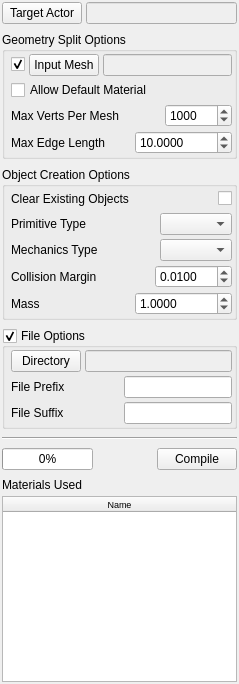
<?xml version="1.0" encoding="UTF-8"?>
<ui version="4.0">
 <class>PhysicsCompilerPanel</class>
 <widget class="QWidget" name="PhysicsCompilerPanel">
  <property name="geometry">
   <rect>
    <x>0</x>
    <y>0</y>
    <width>239</width>
    <height>684</height>
   </rect>
  </property>
  <property name="sizePolicy">
   <sizepolicy hsizetype="Preferred" vsizetype="Minimum">
    <horstretch>0</horstretch>
    <verstretch>0</verstretch>
   </sizepolicy>
  </property>
  <property name="minimumSize">
   <size>
    <width>0</width>
    <height>380</height>
   </size>
  </property>
  <property name="windowTitle">
   <string>Form</string>
  </property>
  <layout class="QVBoxLayout" name="mLayout">
   <property name="spacing">
    <number>8</number>
   </property>
   <property name="margin">
    <number>2</number>
   </property>
   <item>
    <layout class="QHBoxLayout" name="horizontalLayout_3">
     <property name="spacing">
      <number>4</number>
     </property>
     <item>
      <widget class="QPushButton" name="mButtonTargetActor">
       <property name="sizePolicy">
        <sizepolicy hsizetype="Minimum" vsizetype="Fixed">
         <horstretch>0</horstretch>
         <verstretch>0</verstretch>
        </sizepolicy>
       </property>
       <property name="maximumSize">
        <size>
         <width>90</width>
         <height>16777215</height>
        </size>
       </property>
       <property name="toolTip">
        <string>Button to move the view to the currently selected actor for physics compilation.</string>
       </property>
       <property name="text">
        <string>Target Actor</string>
       </property>
      </widget>
     </item>
     <item>
      <widget class="QLineEdit" name="mTargetActorName">
       <property name="enabled">
        <bool>false</bool>
       </property>
       <property name="toolTip">
        <string>Currently selected actor(s) for which to compile physics geometry.</string>
       </property>
      </widget>
     </item>
    </layout>
   </item>
   <item>
    <widget class="QGroupBox" name="mGeometryOptions">
     <property name="title">
      <string>Geometry Split Options</string>
     </property>
     <property name="flat">
      <bool>true</bool>
     </property>
     <layout class="QVBoxLayout" name="verticalLayout_2">
      <property name="spacing">
       <number>4</number>
      </property>
      <property name="leftMargin">
       <number>6</number>
      </property>
      <property name="topMargin">
       <number>2</number>
      </property>
      <property name="rightMargin">
       <number>2</number>
      </property>
      <property name="bottomMargin">
       <number>2</number>
      </property>
      <item>
       <layout class="QHBoxLayout" name="horizontalLayout_14">
        <property name="spacing">
         <number>4</number>
        </property>
        <item>
         <widget class="QCheckBox" name="mInputMeshEnabled">
          <property name="text">
           <string/>
          </property>
          <property name="checked">
           <bool>true</bool>
          </property>
         </widget>
        </item>
        <item>
         <widget class="QPushButton" name="mButtonInputMeshFile">
          <property name="maximumSize">
           <size>
            <width>70</width>
            <height>16777215</height>
           </size>
          </property>
          <property name="toolTip">
           <string>Button to select an alternate mesh to use for compiling physics geometry. Actor geometry is used if this is not set.</string>
          </property>
          <property name="text">
           <string>Input Mesh</string>
          </property>
         </widget>
        </item>
        <item>
         <widget class="QLineEdit" name="mInputMeshFile">
          <property name="enabled">
           <bool>false</bool>
          </property>
         </widget>
        </item>
       </layout>
      </item>
      <item>
       <widget class="QCheckBox" name="mAllowDefaultMaterial">
        <property name="toolTip">
         <string>If checked, physics geometry referencing the default physics material will be generated for meshes not explicitly flagged with materials.</string>
        </property>
        <property name="text">
         <string>Allow Default Material</string>
        </property>
       </widget>
      </item>
      <item>
       <layout class="QHBoxLayout" name="horizontalLayout_2">
        <property name="spacing">
         <number>4</number>
        </property>
        <item>
         <widget class="QLabel" name="label">
          <property name="toolTip">
           <string>Estimated max number of vertices to use for each physics mesh split out from the original mesh.</string>
          </property>
          <property name="text">
           <string>Max Verts Per Mesh</string>
          </property>
         </widget>
        </item>
        <item>
         <spacer name="horizontalSpacer_3">
          <property name="orientation">
           <enum>Qt::Horizontal</enum>
          </property>
          <property name="sizeHint" stdset="0">
           <size>
            <width>40</width>
            <height>20</height>
           </size>
          </property>
         </spacer>
        </item>
        <item>
         <widget class="QSpinBox" name="mMaxVertsPerMesh">
          <property name="minimum">
           <number>3</number>
          </property>
          <property name="maximum">
           <number>2000000000</number>
          </property>
          <property name="singleStep">
           <number>50</number>
          </property>
          <property name="value">
           <number>1000</number>
          </property>
         </widget>
        </item>
       </layout>
      </item>
      <item>
       <layout class="QHBoxLayout" name="horizontalLayout">
        <property name="spacing">
         <number>4</number>
        </property>
        <item>
         <widget class="QLabel" name="label_2">
          <property name="toolTip">
           <string>Mesh splitting determined by maximum edge length.</string>
          </property>
          <property name="text">
           <string>Max Edge Length</string>
          </property>
         </widget>
        </item>
        <item>
         <spacer name="horizontalSpacer">
          <property name="orientation">
           <enum>Qt::Horizontal</enum>
          </property>
          <property name="sizeHint" stdset="0">
           <size>
            <width>40</width>
            <height>20</height>
           </size>
          </property>
         </spacer>
        </item>
        <item>
         <widget class="QDoubleSpinBox" name="mMaxEdgeLength">
          <property name="decimals">
           <number>4</number>
          </property>
          <property name="maximum">
           <double>10000000.000000000000000</double>
          </property>
          <property name="singleStep">
           <double>0.250000000000000</double>
          </property>
          <property name="value">
           <double>10.000000000000000</double>
          </property>
         </widget>
        </item>
       </layout>
      </item>
     </layout>
    </widget>
   </item>
   <item>
    <widget class="QGroupBox" name="mObjectOptions">
     <property name="title">
      <string>Object Creation Options</string>
     </property>
     <property name="flat">
      <bool>true</bool>
     </property>
     <layout class="QVBoxLayout" name="verticalLayout_3">
      <property name="spacing">
       <number>4</number>
      </property>
      <property name="leftMargin">
       <number>6</number>
      </property>
      <property name="topMargin">
       <number>2</number>
      </property>
      <property name="rightMargin">
       <number>2</number>
      </property>
      <property name="bottomMargin">
       <number>2</number>
      </property>
      <item>
       <layout class="QHBoxLayout" name="horizontalLayout_11">
        <property name="spacing">
         <number>4</number>
        </property>
        <item>
         <widget class="QLabel" name="label_9">
          <property name="toolTip">
           <string>Delete existing physics objects of the currently selected actors when new physics objects are created.</string>
          </property>
          <property name="text">
           <string>Clear Existing Objects</string>
          </property>
         </widget>
        </item>
        <item>
         <spacer name="horizontalSpacer_9">
          <property name="orientation">
           <enum>Qt::Horizontal</enum>
          </property>
          <property name="sizeHint" stdset="0">
           <size>
            <width>40</width>
            <height>20</height>
           </size>
          </property>
         </spacer>
        </item>
        <item>
         <widget class="QCheckBox" name="mClearExistingObjects">
          <property name="text">
           <string/>
          </property>
         </widget>
        </item>
       </layout>
      </item>
      <item>
       <layout class="QHBoxLayout" name="horizontalLayout_8">
        <property name="spacing">
         <number>4</number>
        </property>
        <item>
         <widget class="QLabel" name="label_6">
          <property name="text">
           <string>Primitive Type</string>
          </property>
         </widget>
        </item>
        <item>
         <spacer name="horizontalSpacer_6">
          <property name="orientation">
           <enum>Qt::Horizontal</enum>
          </property>
          <property name="sizeHint" stdset="0">
           <size>
            <width>40</width>
            <height>20</height>
           </size>
          </property>
         </spacer>
        </item>
        <item>
         <widget class="QComboBox" name="mPrimitiveType"/>
        </item>
       </layout>
      </item>
      <item>
       <layout class="QHBoxLayout" name="horizontalLayout_9">
        <property name="spacing">
         <number>4</number>
        </property>
        <item>
         <widget class="QLabel" name="label_7">
          <property name="text">
           <string>Mechanics Type</string>
          </property>
         </widget>
        </item>
        <item>
         <spacer name="horizontalSpacer_7">
          <property name="orientation">
           <enum>Qt::Horizontal</enum>
          </property>
          <property name="sizeHint" stdset="0">
           <size>
            <width>40</width>
            <height>20</height>
           </size>
          </property>
         </spacer>
        </item>
        <item>
         <widget class="QComboBox" name="mMechanicsType"/>
        </item>
       </layout>
      </item>
      <item>
       <layout class="QHBoxLayout" name="horizontalLayout_10">
        <property name="spacing">
         <number>4</number>
        </property>
        <item>
         <widget class="QLabel" name="label_8">
          <property name="text">
           <string>Collision Margin</string>
          </property>
         </widget>
        </item>
        <item>
         <spacer name="horizontalSpacer_8">
          <property name="orientation">
           <enum>Qt::Horizontal</enum>
          </property>
          <property name="sizeHint" stdset="0">
           <size>
            <width>40</width>
            <height>20</height>
           </size>
          </property>
         </spacer>
        </item>
        <item>
         <widget class="QDoubleSpinBox" name="mCollisionMargin">
          <property name="decimals">
           <number>4</number>
          </property>
          <property name="maximum">
           <double>100.000000000000000</double>
          </property>
          <property name="singleStep">
           <double>0.250000000000000</double>
          </property>
          <property name="value">
           <double>0.010000000000000</double>
          </property>
         </widget>
        </item>
       </layout>
      </item>
      <item>
       <layout class="QHBoxLayout" name="horizontalLayout_5">
        <property name="spacing">
         <number>4</number>
        </property>
        <item>
         <widget class="QLabel" name="label_4">
          <property name="text">
           <string>Mass</string>
          </property>
         </widget>
        </item>
        <item>
         <spacer name="horizontalSpacer_4">
          <property name="orientation">
           <enum>Qt::Horizontal</enum>
          </property>
          <property name="sizeHint" stdset="0">
           <size>
            <width>40</width>
            <height>20</height>
           </size>
          </property>
         </spacer>
        </item>
        <item>
         <widget class="QDoubleSpinBox" name="mMass">
          <property name="decimals">
           <number>4</number>
          </property>
          <property name="maximum">
           <double>1000000000.000000000000000</double>
          </property>
          <property name="singleStep">
           <double>0.250000000000000</double>
          </property>
          <property name="value">
           <double>1.000000000000000</double>
          </property>
         </widget>
        </item>
       </layout>
      </item>
     </layout>
    </widget>
   </item>
   <item>
    <widget class="QGroupBox" name="mFileOptions">
     <property name="toolTip">
      <string>Physics geometry file output will be enabled if the File Options group is checked.</string>
     </property>
     <property name="title">
      <string>File Options</string>
     </property>
     <property name="flat">
      <bool>true</bool>
     </property>
     <property name="checkable">
      <bool>true</bool>
     </property>
     <layout class="QVBoxLayout" name="verticalLayout_4">
      <property name="spacing">
       <number>4</number>
      </property>
      <property name="leftMargin">
       <number>6</number>
      </property>
      <property name="topMargin">
       <number>2</number>
      </property>
      <property name="rightMargin">
       <number>2</number>
      </property>
      <property name="bottomMargin">
       <number>2</number>
      </property>
      <item>
       <layout class="QHBoxLayout" name="horizontalLayout_13">
        <property name="spacing">
         <number>4</number>
        </property>
        <item>
         <widget class="QPushButton" name="mButtonTargetDirectory">
          <property name="maximumSize">
           <size>
            <width>70</width>
            <height>16777215</height>
           </size>
          </property>
          <property name="toolTip">
           <string>Button to select the directory to which physics geometry files will be written.</string>
          </property>
          <property name="text">
           <string>Directory</string>
          </property>
         </widget>
        </item>
        <item>
         <widget class="QLineEdit" name="mTargetDirectory">
          <property name="enabled">
           <bool>false</bool>
          </property>
         </widget>
        </item>
       </layout>
      </item>
      <item>
       <layout class="QHBoxLayout" name="horizontalLayout_12">
        <property name="spacing">
         <number>4</number>
        </property>
        <item>
         <widget class="QLabel" name="label_10">
          <property name="toolTip">
           <string>Prefix to add to file names for generated physics files.</string>
          </property>
          <property name="text">
           <string>File Prefix</string>
          </property>
         </widget>
        </item>
        <item>
         <spacer name="horizontalSpacer_10">
          <property name="orientation">
           <enum>Qt::Horizontal</enum>
          </property>
          <property name="sizeHint" stdset="0">
           <size>
            <width>40</width>
            <height>20</height>
           </size>
          </property>
         </spacer>
        </item>
        <item>
         <widget class="QLineEdit" name="mFilePrefix">
          <property name="toolTip">
           <string/>
          </property>
         </widget>
        </item>
       </layout>
      </item>
      <item>
       <layout class="QHBoxLayout" name="horizontalLayout_7">
        <property name="spacing">
         <number>4</number>
        </property>
        <item>
         <widget class="QLabel" name="label_5">
          <property name="toolTip">
           <string>Suffix to append to the file name if object geometry is split into multiple parts.</string>
          </property>
          <property name="text">
           <string>File Suffix</string>
          </property>
         </widget>
        </item>
        <item>
         <spacer name="horizontalSpacer_5">
          <property name="orientation">
           <enum>Qt::Horizontal</enum>
          </property>
          <property name="sizeHint" stdset="0">
           <size>
            <width>40</width>
            <height>20</height>
           </size>
          </property>
         </spacer>
        </item>
        <item>
         <widget class="QLineEdit" name="mFileSuffix">
          <property name="toolTip">
           <string/>
          </property>
         </widget>
        </item>
       </layout>
      </item>
     </layout>
    </widget>
   </item>
   <item>
    <widget class="Line" name="line_3">
     <property name="orientation">
      <enum>Qt::Horizontal</enum>
     </property>
    </widget>
   </item>
   <item>
    <layout class="QHBoxLayout" name="horizontalLayout_6">
     <property name="topMargin">
      <number>0</number>
     </property>
    </layout>
   </item>
   <item>
    <layout class="QHBoxLayout" name="horizontalLayout_4">
     <property name="spacing">
      <number>4</number>
     </property>
     <item>
      <widget class="QProgressBar" name="mProgress">
       <property name="maximum">
        <number>1000</number>
       </property>
       <property name="value">
        <number>0</number>
       </property>
      </widget>
     </item>
     <item>
      <spacer name="horizontalSpacer_2">
       <property name="orientation">
        <enum>Qt::Horizontal</enum>
       </property>
       <property name="sizeHint" stdset="0">
        <size>
         <width>40</width>
         <height>20</height>
        </size>
       </property>
      </spacer>
     </item>
     <item>
      <widget class="QPushButton" name="mButtonCompile">
       <property name="toolTip">
        <string>Button to start the compile process, physics object creation and file ouput.</string>
       </property>
       <property name="text">
        <string>Compile</string>
       </property>
      </widget>
     </item>
    </layout>
   </item>
   <item>
    <layout class="QVBoxLayout" name="verticalLayout">
     <property name="spacing">
      <number>4</number>
     </property>
     <item>
      <widget class="QLabel" name="label_3">
       <property name="toolTip">
        <string>Lists the materials detected and used in the compile process.</string>
       </property>
       <property name="text">
        <string>Materials Used</string>
       </property>
      </widget>
     </item>
     <item>
      <widget class="QTableWidget" name="mMaterialList">
       <property name="sizePolicy">
        <sizepolicy hsizetype="Expanding" vsizetype="MinimumExpanding">
         <horstretch>0</horstretch>
         <verstretch>0</verstretch>
        </sizepolicy>
       </property>
       <property name="font">
        <font>
         <pointsize>7</pointsize>
        </font>
       </property>
       <property name="contextMenuPolicy">
        <enum>Qt::CustomContextMenu</enum>
       </property>
       <property name="columnCount">
        <number>1</number>
       </property>
       <attribute name="horizontalHeaderStretchLastSection">
        <bool>true</bool>
       </attribute>
       <column>
        <property name="text">
         <string>Name</string>
        </property>
       </column>
      </widget>
     </item>
    </layout>
   </item>
  </layout>
 </widget>
 <resources/>
 <connections/>
</ui>
